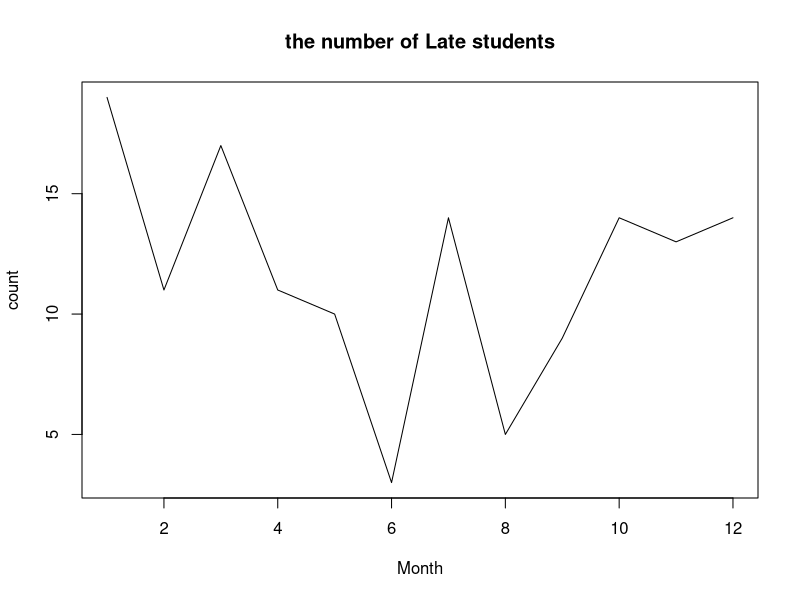
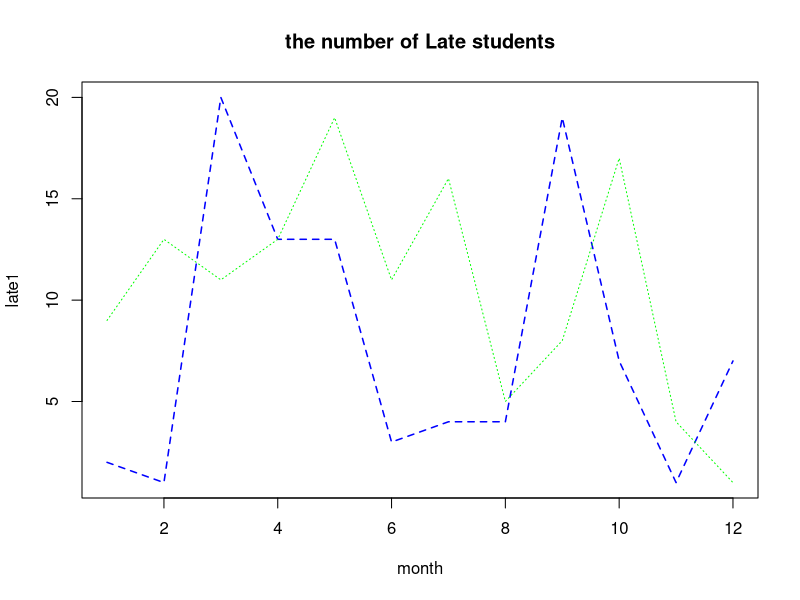

Generate these figures, in order, with R:
## https://jjeongil.tistory.com/331?category=691385

#Line graph
month <- 1:12
late <- sample(20,12,replace=T)
plot(month, late, main="the number of Late students", type="l", lty=1, lwd=1, xlab="Month", ylab="count")

#Line graph by group
late1 <- sample(20,12,replace=T)
late2 <- sample(20,12,replace=T)
plot(month, late1, main="the number of Late students", type="l", lty=2, lwd=1.5, col="blue")
lines(month, late2, type="l", lty=3, col="green")
